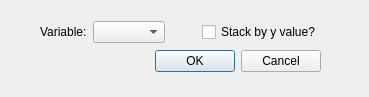
<?xml version="1.0" encoding="UTF-8"?>
<ui version="4.0">
 <class>HistDialog</class>
 <widget class="QDialog" name="HistDialog">
  <property name="geometry">
   <rect>
    <x>0</x>
    <y>0</y>
    <width>369</width>
    <height>97</height>
   </rect>
  </property>
  <property name="windowTitle">
   <string>Select variable for histogram</string>
  </property>
  <property name="autoFillBackground">
   <bool>false</bool>
  </property>
  <widget class="QWidget" name="verticalLayoutWidget">
   <property name="geometry">
    <rect>
     <x>40</x>
     <y>20</y>
     <width>281</width>
     <height>53</height>
    </rect>
   </property>
   <layout class="QVBoxLayout" name="verticalLayout">
    <item>
     <layout class="QHBoxLayout" name="horizontalLayout">
      <item>
       <widget class="QLabel" name="label">
        <property name="text">
         <string>Variable:</string>
        </property>
        <property name="buddy">
         <cstring>comboBox</cstring>
        </property>
       </widget>
      </item>
      <item>
       <widget class="QComboBox" name="comboBox"/>
      </item>
      <item>
       <spacer name="horizontalSpacer">
        <property name="orientation">
         <enum>Qt::Horizontal</enum>
        </property>
        <property name="sizeHint" stdset="0">
         <size>
          <width>60</width>
          <height>10</height>
         </size>
        </property>
       </spacer>
      </item>
      <item>
       <widget class="QCheckBox" name="checkBox">
        <property name="text">
         <string>Stack by y value?</string>
        </property>
       </widget>
      </item>
     </layout>
    </item>
    <item>
     <widget class="QDialogButtonBox" name="buttonBox">
      <property name="orientation">
       <enum>Qt::Horizontal</enum>
      </property>
      <property name="standardButtons">
       <set>QDialogButtonBox::Cancel|QDialogButtonBox::Ok</set>
      </property>
     </widget>
    </item>
   </layout>
  </widget>
 </widget>
 <resources/>
 <connections>
  <connection>
   <sender>buttonBox</sender>
   <signal>accepted()</signal>
   <receiver>HistDialog</receiver>
   <slot>accept()</slot>
   <hints>
    <hint type="sourcelabel">
     <x>248</x>
     <y>254</y>
    </hint>
    <hint type="destinationlabel">
     <x>157</x>
     <y>274</y>
    </hint>
   </hints>
  </connection>
  <connection>
   <sender>buttonBox</sender>
   <signal>rejected()</signal>
   <receiver>HistDialog</receiver>
   <slot>reject()</slot>
   <hints>
    <hint type="sourcelabel">
     <x>316</x>
     <y>260</y>
    </hint>
    <hint type="destinationlabel">
     <x>286</x>
     <y>274</y>
    </hint>
   </hints>
  </connection>
 </connections>
</ui>
